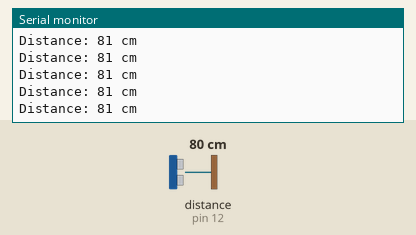
The sketch below on a simulated Arduino Uno, built with avr-gcc and run on an emulated ATmega328P. Shown: the last lines printed to the serial monitor. The test bench sets the inputs (shaded band); at power-on: distance to the obstacle (sensor on pin 12) 80 cm. The echo pulse lasts 58.3 µs per cm.

Above: at 1.2 s.
1.3 s: distance to the obstacle (sensor on pin 12) set to 60 cm
At 1.38 s:
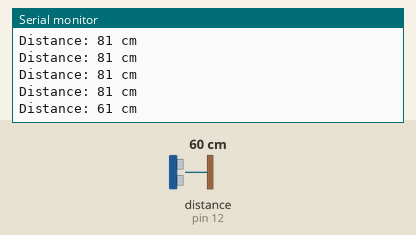
4.3 s: distance to the obstacle (sensor on pin 12) set to 2 cm
At 4.3 s:
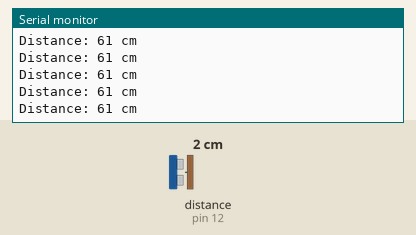
5.8 s: distance to the obstacle (sensor on pin 12) set to 299 cm
At 5.83 s:
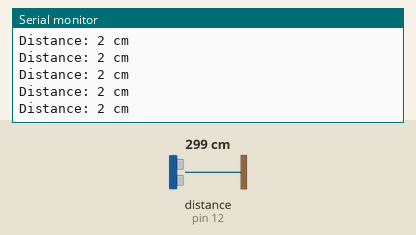
8.8 s: distance to the obstacle (sensor on pin 12) set to 250 cm
At 8.9 s:
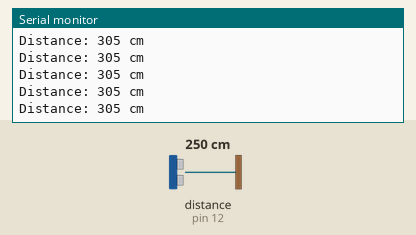
Timing chart, 0 to 11.8 s (numbered marks = the images above; inputs shaded):
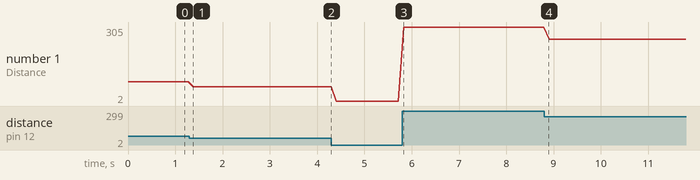

Measured:
- after the input at 1.3 s, the serial monitor: prints a new line after 0.08 s (image 1)
- plotted number 1: 81 → 61 after the input at 1.3 s, 61 → 2 after the input at 4.3 s, 2 → 305 after the input at 5.8 s, 305 → 255 after the input at 8.8 s

The sketch:

project2b.ino
```cpp
#include <NewPing.h>

const int triggerPin = 13;
const int echoPin = 12;
const int maxDistance = 500;

NewPing sonar(triggerPin, echoPin, maxDistance);

void setup() {
    Serial.begin(9600);
}

void loop() {
    // Get the distance reading in centimeters
    int distance = sonar.ping_cm();

    // ..Or we if we want to get the distance reading in inches use...
    // int distance = sonar.ping_in();

    Serial.print("Distance: ");
    Serial.print(distance);
    Serial.println(" cm");

    // Wait for a short while before reading the sensor again
    delay(100);
}
```
